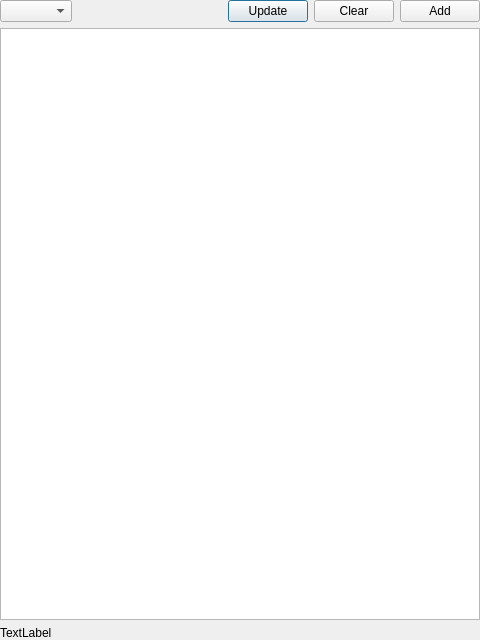
<?xml version="1.0" encoding="UTF-8"?>
<ui version="4.0">
 <class>TranslationViewer</class>
 <widget class="QDialog" name="TranslationViewer">
  <property name="geometry">
   <rect>
    <x>0</x>
    <y>0</y>
    <width>480</width>
    <height>640</height>
   </rect>
  </property>
  <property name="windowTitle">
   <string>Translations Tables</string>
  </property>
  <layout class="QVBoxLayout" name="verticalLayout">
   <property name="leftMargin">
    <number>0</number>
   </property>
   <property name="topMargin">
    <number>0</number>
   </property>
   <property name="rightMargin">
    <number>0</number>
   </property>
   <property name="bottomMargin">
    <number>0</number>
   </property>
   <item>
    <layout class="QHBoxLayout" name="horizontalLayout">
     <item>
      <widget class="QComboBox" name="comboBox"/>
     </item>
     <item>
      <spacer name="horizontalSpacer">
       <property name="orientation">
        <enum>Qt::Horizontal</enum>
       </property>
       <property name="sizeHint" stdset="0">
        <size>
         <width>40</width>
         <height>20</height>
        </size>
       </property>
      </spacer>
     </item>
     <item>
      <widget class="QPushButton" name="pushButton_2">
       <property name="text">
        <string>Update</string>
       </property>
      </widget>
     </item>
     <item>
      <widget class="QPushButton" name="pushButton_clr">
       <property name="text">
        <string>Clear</string>
       </property>
      </widget>
     </item>
     <item>
      <widget class="QPushButton" name="pushButton">
       <property name="text">
        <string>Add</string>
       </property>
      </widget>
     </item>
    </layout>
   </item>
   <item>
    <widget class="QTableView" name="tableView">
     <property name="editTriggers">
      <set>QAbstractItemView::DoubleClicked|QAbstractItemView::EditKeyPressed</set>
     </property>
    </widget>
   </item>
   <item>
    <widget class="QLabel" name="label">
     <property name="text">
      <string>TextLabel</string>
     </property>
    </widget>
   </item>
  </layout>
 </widget>
 <resources/>
 <connections/>
</ui>
